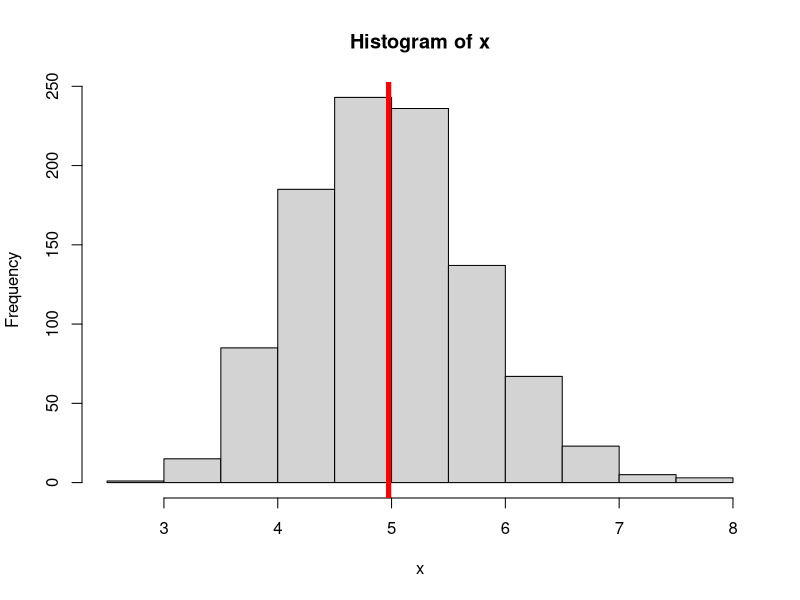
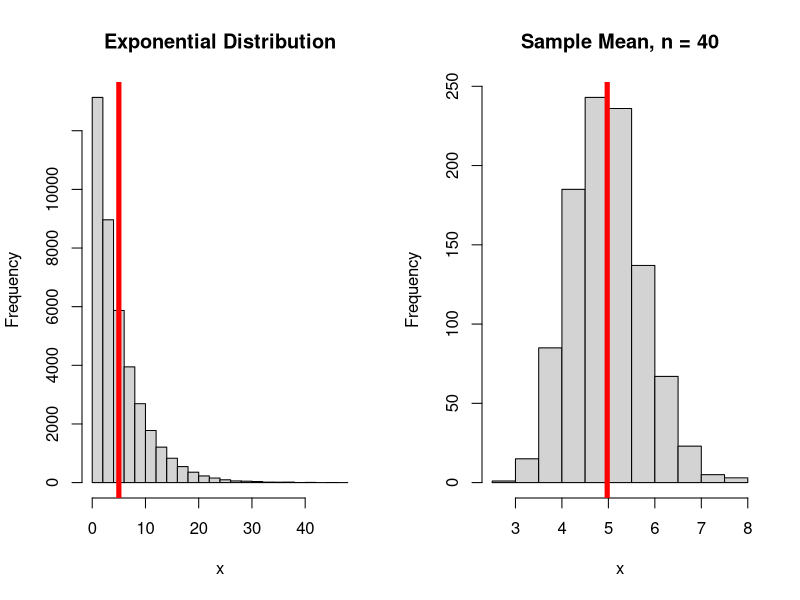

Here is the R script that generated these plots, in order:
##Set seed
set.seed(1234)

##Set distribution parameters, number of simulations
lambda <- 0.2
n <- 40
sims <- 1000

##Calculate theoretical mean and sd
mu <- 1/lambda
sd <- 1/lambda

##Create matrix of 40 columns (variables) and 1000 rows (simulations)
sample.distr <- matrix(data = rexp(n*sims,lambda), nrow = sims)

##Calculate mean of 40 variables for each simulation
x <- apply(sample.distr, 1, mean)

mean(x)

##Plot histogram of sample means, vertical line at mean for visual
hist(x)
abline(v = mean(x), col = "red", lty = 1, lwd = 5)

##print theoretical mean and sample mean
print(c(mu,mean(x)))

##Visual Comparison
set.seed(1234)
par(mfrow=c(1,2))
hist(rexp(n*sims,lambda),main = "Exponential Distribution", xlab = "x")
abline(v = mu, col = "red", lwd = 5)
hist(x, main = "Sample Mean, n = 40")
abline(v=mean(x), col = "red", lwd = 5)

##Calculate variance of 40 varaibles for each simulation
y <- apply(sample.distr,1,var)
